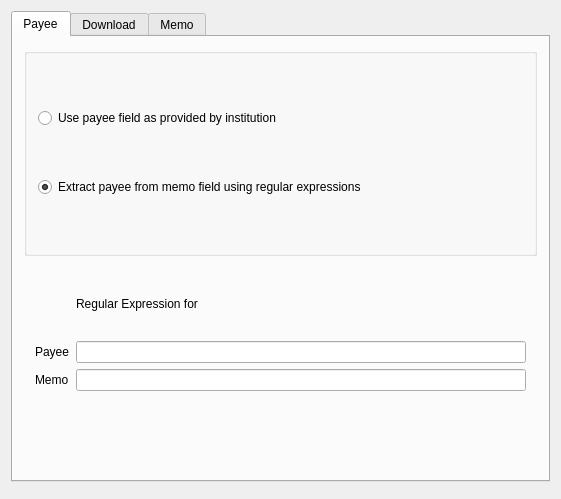
<?xml version="1.0" encoding="UTF-8"?>
<ui version="4.0">
 <class>KBAccountSettings</class>
 <widget class="QWidget" name="KBAccountSettings">
  <property name="geometry">
   <rect>
    <x>0</x>
    <y>0</y>
    <width>561</width>
    <height>499</height>
   </rect>
  </property>
  <layout class="QVBoxLayout" name="verticalLayout_3">
   <item>
    <widget class="QTabWidget" name="tabWidget2">
     <property name="currentIndex">
      <number>0</number>
     </property>
     <widget class="QWidget" name="payeeTab">
      <attribute name="title">
       <string>Payee</string>
      </attribute>
      <layout class="QVBoxLayout" name="verticalLayout_2">
       <item>
        <widget class="QGroupBox" name="groupBox">
         <property name="title">
          <string/>
         </property>
         <layout class="QVBoxLayout" name="verticalLayout">
          <item>
           <widget class="QRadioButton" name="m_usePayeeAsIsButton">
            <property name="text">
             <string>Use payee field as provided by institution</string>
            </property>
            <property name="checked">
             <bool>false</bool>
            </property>
           </widget>
          </item>
          <item>
           <widget class="QRadioButton" name="m_extractPayeeButton">
            <property name="text">
             <string>Extract payee from memo field using regular expressions</string>
            </property>
            <property name="checked">
             <bool>true</bool>
            </property>
           </widget>
          </item>
         </layout>
        </widget>
       </item>
       <item>
        <widget class="QFrame" name="m_memoFrame">
         <property name="enabled">
          <bool>true</bool>
         </property>
         <property name="frameShape">
          <enum>QFrame::NoFrame</enum>
         </property>
         <property name="frameShadow">
          <enum>QFrame::Sunken</enum>
         </property>
         <layout class="QGridLayout">
          <item row="1" column="0">
           <widget class="QLabel" name="textLabel1">
            <property name="text">
             <string>Payee</string>
            </property>
            <property name="wordWrap">
             <bool>false</bool>
            </property>
           </widget>
          </item>
          <item row="2" column="0">
           <widget class="QLabel" name="textLabel2">
            <property name="text">
             <string>Memo</string>
            </property>
            <property name="wordWrap">
             <bool>false</bool>
            </property>
           </widget>
          </item>
          <item row="2" column="1">
           <widget class="KLineEdit" name="m_memoRegExpEdit"/>
          </item>
          <item row="1" column="1">
           <widget class="KLineEdit" name="m_payeeRegExpEdit"/>
          </item>
          <item row="4" column="1">
           <widget class="KEditListWidget" name="m_payeeExceptions">
            <property name="enabled">
             <bool>true</bool>
            </property>
            <property name="buttons">
             <set>KEditListWidget::All</set>
            </property>
           </widget>
          </item>
          <item row="0" column="1">
           <widget class="QLabel" name="textLabel3">
            <property name="text">
             <string>Regular Expression for</string>
            </property>
            <property name="wordWrap">
             <bool>false</bool>
            </property>
           </widget>
          </item>
         </layout>
        </widget>
       </item>
      </layout>
     </widget>
     <widget class="QWidget" name="downloadTab">
      <attribute name="title">
       <string>Download</string>
      </attribute>
      <layout class="QVBoxLayout">
       <item>
        <widget class="QCheckBox" name="m_transactionDownload">
         <property name="whatsThis">
          <string>The plugin usually downloads the account balance and transactions. In some circumstances, the download of transaction data is not supported for certain accounts. The following option allows to turn off the request for transaction data.</string>
         </property>
         <property name="text">
          <string>Download transactions from institution</string>
         </property>
         <property name="checked">
          <bool>false</bool>
         </property>
        </widget>
       </item>
       <item>
        <widget class="QCheckBox" name="m_sepaSingleTransfer">
         <property name="whatsThis">
          <string>Normally the plugin lets AqBanking decide whether SEPA credit transfers are sent as an individual order or bundled into a collective order. Some banks (for example DKB) reject a collective order that contains only a single transfer with HBCI error 9010. Enable this option to make the plugin prefer individual SEPA transfers (HKCCS) over collective orders (HKCCM) for this account.</string>
         </property>
         <property name="text">
          <string>Send SEPA transfers individually instead of as a collective order</string>
         </property>
         <property name="checked">
          <bool>false</bool>
         </property>
        </widget>
       </item>
       <item>
        <layout class="QGridLayout">
         <item row="0" column="1">
          <widget class="KComboBox" name="m_preferredStatementDate">
           <item>
            <property name="text">
             <string>Ask user</string>
            </property>
           </item>
           <item>
            <property name="text">
             <string>No date</string>
            </property>
           </item>
           <item>
            <property name="text">
             <string>Last download</string>
            </property>
           </item>
           <item>
            <property name="text">
             <string>First possible</string>
            </property>
           </item>
          </widget>
         </item>
         <item row="0" column="0">
          <widget class="QLabel" name="textLabel2_2">
           <property name="text">
            <string>Default start date for statement download</string>
           </property>
           <property name="wordWrap">
            <bool>true</bool>
           </property>
          </widget>
         </item>
        </layout>
       </item>
       <item>
        <widget class="QCheckBox" name="m_autoLoadPassword">
         <property name="text">
          <string>Automatically load login credentials if available (affects all mapped accounts)</string>
         </property>
        </widget>
       </item>
       <item>
        <spacer name="spacer2">
         <property name="orientation">
          <enum>Qt::Vertical</enum>
         </property>
         <property name="sizeType">
          <enum>QSizePolicy::Expanding</enum>
         </property>
         <property name="sizeHint" stdset="0">
          <size>
           <width>20</width>
           <height>160</height>
          </size>
         </property>
        </spacer>
       </item>
      </layout>
     </widget>
     <widget class="QWidget" name="memoTab">
      <attribute name="title">
       <string>Memo</string>
      </attribute>
      <layout class="QVBoxLayout" name="verticalLayout_4">
       <item>
        <widget class="QCheckBox" name="m_removeLineBreaksFromMemo">
         <property name="toolTip">
          <string>&lt;html&gt;&lt;head/&gt;&lt;body&gt;&lt;p&gt;Remove the line breaks in the memo field that have been inserted between multiple purpose fields of the transaction.&lt;/p&gt;&lt;/body&gt;&lt;/html&gt;</string>
         </property>
         <property name="whatsThis">
          <string>&lt;html&gt;&lt;head/&gt;&lt;body&gt;&lt;p&gt;Some institutions take multiple purpose fields of a transaction and treat it as a single one. In this case the line break characters inserted after each purpose field are distracting and are removed when this option is enabled.&lt;/p&gt;&lt;/body&gt;&lt;/html&gt;</string>
         </property>
         <property name="text">
          <string>Remove line breaks from memo field</string>
         </property>
        </widget>
       </item>
       <item>
        <widget class="QCheckBox" name="m_includePayeeDetails">
         <property name="toolTip">
          <string>&lt;html&gt;&lt;head/&gt;&lt;body&gt;&lt;p&gt;Add additional payee details found in the transaction to the memo.&lt;/p&gt;&lt;/body&gt;&lt;/html&gt;</string>
         </property>
         <property name="text">
          <string>Include the payee details in memo</string>
         </property>
        </widget>
       </item>
       <item>
        <spacer name="verticalSpacer">
         <property name="orientation">
          <enum>Qt::Vertical</enum>
         </property>
         <property name="sizeHint" stdset="0">
          <size>
           <width>20</width>
           <height>384</height>
          </size>
         </property>
        </spacer>
       </item>
      </layout>
     </widget>
    </widget>
   </item>
   <item>
    <spacer name="spacer1">
     <property name="orientation">
      <enum>Qt::Vertical</enum>
     </property>
     <property name="sizeType">
      <enum>QSizePolicy::Expanding</enum>
     </property>
     <property name="sizeHint" stdset="0">
      <size>
       <width>20</width>
       <height>16</height>
      </size>
     </property>
    </spacer>
   </item>
  </layout>
 </widget>
 <layoutdefault spacing="6" margin="11"/>
 <customwidgets>
  <customwidget>
   <class>KComboBox</class>
   <extends>QComboBox</extends>
   <header>kcombobox.h</header>
  </customwidget>
  <customwidget>
   <class>KLineEdit</class>
   <extends>QLineEdit</extends>
   <header>klineedit.h</header>
  </customwidget>
  <customwidget>
   <class>KEditListWidget</class>
   <extends>QWidget</extends>
   <header>keditlistwidget.h</header>
  </customwidget>
 </customwidgets>
 <tabstops>
  <tabstop>m_payeeRegExpEdit</tabstop>
  <tabstop>m_memoRegExpEdit</tabstop>
 </tabstops>
 <resources/>
 <connections>
  <connection>
   <sender>m_extractPayeeButton</sender>
   <signal>toggled(bool)</signal>
   <receiver>m_memoFrame</receiver>
   <slot>setEnabled(bool)</slot>
   <hints>
    <hint type="sourcelabel">
     <x>20</x>
     <y>20</y>
    </hint>
    <hint type="destinationlabel">
     <x>20</x>
     <y>20</y>
    </hint>
   </hints>
  </connection>
 </connections>
</ui>
